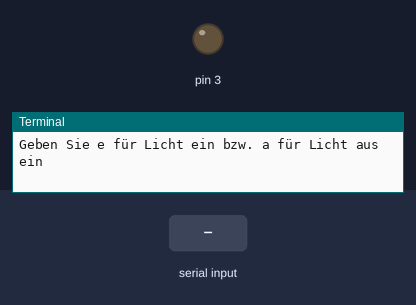
Simulated run of this program. Board: Raspberry Pi (header pin numbers). On the bench: output pins drawn as LEDs (lit = HIGH), the last lines printed to the terminal. The test bench sets the inputs (shaded band).

Above: at 1.2 s.
1.3 s: "e" typed at the terminal, then Enter
At 1.7 s:
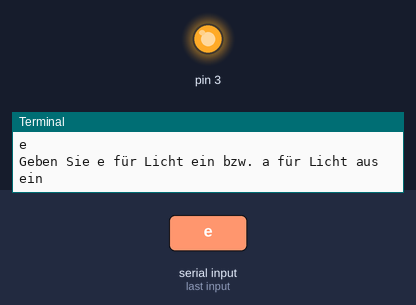
2.8 s: "a" typed at the terminal, then Enter
At 4.0 s:
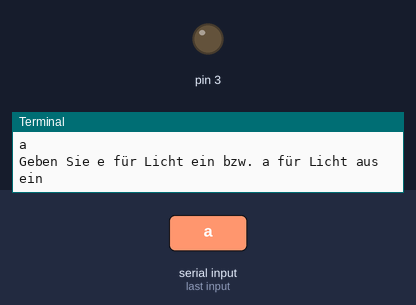
Timing chart, 0 to 5.8 s (numbered marks = the images above; inputs shaded):
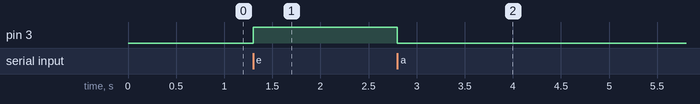

The program:

GPIO_userEinschalten.py
```python
import RPi.GPIO as GPIO
import time
GPIO.setwarnings(False)
GPIO.setmode(GPIO.BOARD)
GPIO.setup(3,GPIO.OUT)
while True:
    userInput = input("Geben Sie e für Licht ein bzw. a für Licht aus ein")
    if userInput == "e":
        GPIO.output(3,True)

    elif userInput == "a":
        GPIO.output(3,False)
    else:
        print("Geben Sie e oder a ein")
```

Measured:
- after the input at 1.3 s, pin 3: LOW → HIGH at once
- after the input at 2.8 s, pin 3: HIGH → LOW at once
